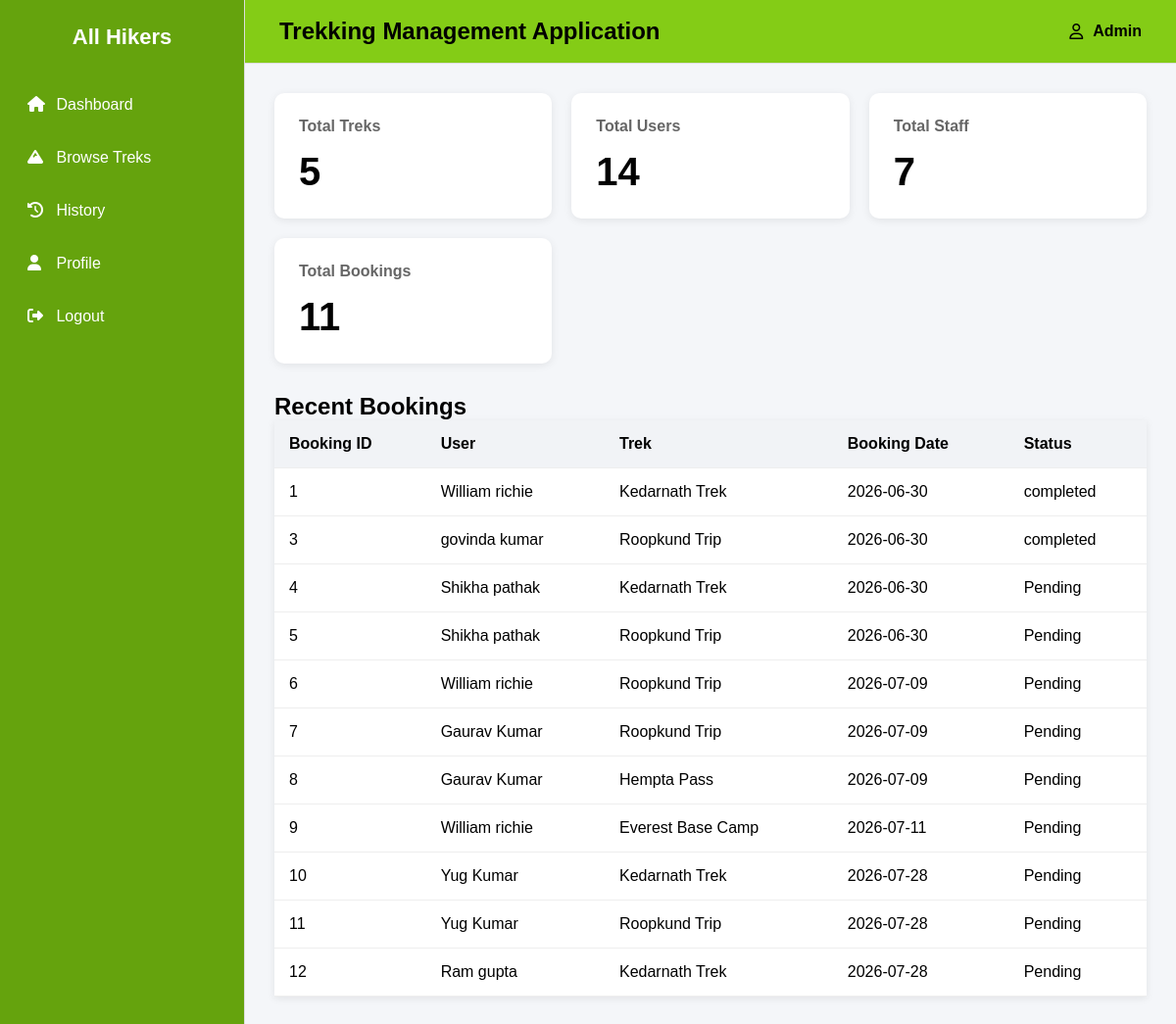
Page /admin_dashboard on the committed database.
### backend/models.py (models this page shows)
class Booking(db.Model):
    __tablename__="booking"
    id=db.Column(db.Integer,primary_key=True)
    booking_status=db.Column(db.String,default="Pending")
    booking_date=db.Column(db.Date,nullable=False)
    payment_status=db.Column(db.String,default="Pending")
    user_id=db.Column(db.Integer, db.ForeignKey("users.id"),nullable=False)
    trek_id=db.Column(db.Integer, db.ForeignKey("trek.id"),nullable=False)

class Users(db.Model):
    __tablename__="users"
    id=db.Column(db.Integer,primary_key=True)
    role=db.Column(db.Integer,default=1)
    username=db.Column(db.String,nullable=False)
    password=db.Column(db.String,nullable=False)
    email=db.Column(db.String,nullable=False)
    address=db.Column(db.String,nullable=False)
    full_name=db.Column(db.String,nullable=False)
    pin_code=db.Column(db.String,nullable=False)
    is_approved = db.Column(db.Boolean, default=True)  # True for normal users
    booking=db.relationship("Booking",cascade="all,delete",backref="users",lazy=True) #User can access all of his bookings

class Trek(db.Model):
    __tablename__="trek"
    id = db.Column(db.Integer,primary_key=True)
    trek_name = db.Column(db.String,nullable=False)
    location = db.Column(db.String,nullable=False)
    difficulty = db.Column(db.String,nullable=False)
    duration_days = db.Column(db.Integer,nullable=False)
    available_slots = db.Column(db.Integer,nullable=False)
    assigned_staff_id = db.Column(db.Integer, db.ForeignKey("staff_profile.id"),nullable=True)
    status = db.Column(db.String,default="Available")
    start_date = db.Column(db.Date,nullable=False)
    end_date = db.Column(db.Date,nullable=False)
    bookings=db.relationship("Booking",cascade="all,delete",backref="trek",lazy=True) #Trek can access all of its bookings

### backend/controllers.py (the view)
@auth_bp.route("/admin_dashboard")
def admin_dashboard():
    total_treks = Trek.query.count()
    total_users = Users.query.count()
    total_staff = Staff_profile.query.count()
    total_bookings = Booking.query.count()
    bookings = db.session.query(Booking, Trek, Users).join(Trek, Booking.trek_id == Trek.id).join(Users, Booking.user_id == Users.id).all()
    return render_template("admin_dashboard.html",bookings=bookings , total_treks=total_treks, total_users=total_users, total_staff=total_staff, total_bookings=total_bookings)

### templates/admin_dashboard.html (shortened to what this page needs)
{% extends "base.html" %}
{% block content %}
<h2>Recent Bookings</h2>
<div>
    {% if bookings %}
    <table>
        <thead>
            <tr>
                <th>Booking ID</th>
                <th>User</th>
                <th>Trek</th>
                <th>Booking Date</th>
                <th>Status</th>
            </tr>
        </thead>
        <tbody>
            {% for booking, trek, user in bookings %}
            <tr>
                <td>{{ booking.id }}</td>
                <td>{{ user.full_name }}</td>
                <td>{{ trek.trek_name }}</td>
                <td>{{ booking.booking_date }}</td>
                <td>{{ booking.booking_status }}</td>
            </tr>
            {% endfor %}
        </tbody>
    </table>
    {% else %}
        <p>No bookings yet.</p>
    {% endif %}
</div>
{% endblock %}

### static/css/dashboard.css (style rules this page uses)
* { margin:0; padding:0; box-sizing:border-box; font-family:Arial, Helvetica, sans-serif; }
body { background:#f4f6f9; }
table { width:100%; border-collapse:collapse; background:white; box-shadow:0 2px 8px rgba(0,0,0,.08); }
th { background:#f1f3f6; }
th,td { padding:15px; text-align:left; border-bottom:1px solid #eee; }

### rows in the picture
Booking: id "1", full_name "William richie", trek_name "Kedarnath Trek", booking_date "2026-06-30", booking_status "completed"
Booking: id "3", full_name "govinda kumar", trek_name "Roopkund Trip", booking_date "2026-06-30", booking_status "completed"
Booking: id "4", full_name "Shikha pathak", trek_name "Kedarnath Trek", booking_date "2026-06-30", booking_status "Pending"
Booking: id "5", full_name "Shikha pathak", trek_name "Roopkund Trip", booking_date "2026-06-30", booking_status "Pending"
Booking: id "6", full_name "William richie", trek_name "Roopkund Trip", booking_date "2026-07-09", booking_status "Pending"
Booking: id "7", full_name "Gaurav Kumar", trek_name "Roopkund Trip", booking_date "2026-07-09", booking_status "Pending"
Booking: id "8", full_name "Gaurav Kumar", trek_name "Hempta Pass", booking_date "2026-07-09", booking_status "Pending"
Booking: id "9", full_name "William richie", trek_name "Everest Base Camp", booking_date "2026-07-11", booking_status "Pending"
Booking: id "10", full_name "Yug Kumar", trek_name "Kedarnath Trek", booking_date "2026-07-28", booking_status "Pending"
Booking: id "11", full_name "Yug Kumar", trek_name "Roopkund Trip", booking_date "2026-07-28", booking_status "Pending"
Booking: id "12", full_name "Ram gupta", trek_name "Kedarnath Trek", booking_date "2026-07-28", booking_status "Pending"

### other values in the picture
{{ session.get('username',"Admin") }} "Admin"
{{ total_treks }} "5"
{{ total_users }} "14"
{{ total_staff }} "7"
{{ total_bookings }} "11"
